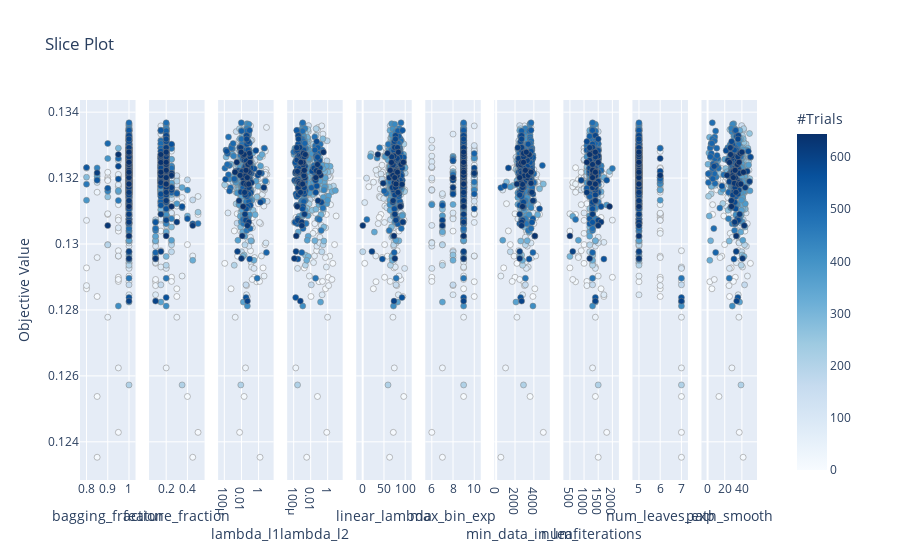

The notebook cell this image was saved under:
### Code cell
plot_slice(study)

### Figure 1 — Plotly figure (JSON) as saved in the notebook; plotly's stock layout.template omitted (floating-point values rounded to 4 significant figures; data arrays with more than 128 entries replaced by an {"elided": "..."} marker saying what was removed)
{"data": [{"marker": {"color": {"elided": "643 int values"}, "colorbar": {"title": {"text": "#Trials"}, "x": 1, "xpad": 40, "y": 0.5}, "colorscale": [[0, "rgb(247,251,255)"], [0.125, "rgb(222,235,247)"], [0.25, "rgb(198,219,239)"], [0.375, "rgb(158,202,225)"], [0.5, "rgb(107,174,214)"], [0.625, "rgb(66,146,198)"], [0.75, "rgb(33,113,181)"], [0.875, "rgb(8,81,156)"], [1, "rgb(8,48,107)"]], "line": {"color": "Grey", "width": 0.5}, "showscale": true}, "mode": "markers", "showlegend": false, "type": "scatter", "x": {"elided": "643 float values"}, "xaxis": "x", "y": {"elided": "643 float values"}, "yaxis": "y"}, {"marker": {"color": {"elided": "643 int values"}, "colorbar": {"title": {"text": "#Trials"}, "x": 1, "xpad": 40}, "colorscale": [[0, "rgb(247,251,255)"], [0.125, "rgb(222,235,247)"], [0.25, "rgb(198,219,239)"], [0.375, "rgb(158,202,225)"], [0.5, "rgb(107,174,214)"], [0.625, "rgb(66,146,198)"], [0.75, "rgb(33,113,181)"], [0.875, "rgb(8,81,156)"], [1, "rgb(8,48,107)"]], "line": {"color": "Grey", "width": 0.5}, "showscale": false}, "mode": "markers", "showlegend": false, "type": "scatter", "x": {"elided": "643 float values"}, "xaxis": "x2", "y": {"elided": "643 float values"}, "yaxis": "y2"}, {"marker": {"color": {"elided": "643 int values"}, "colorbar": {"title": {"text": "#Trials"}, "x": 1, "xpad": 40}, "colorscale": [[0, "rgb(247,251,255)"], [0.125, "rgb(222,235,247)"], [0.25, "rgb(198,219,239)"], [0.375, "rgb(158,202,225)"], [0.5, "rgb(107,174,214)"], [0.625, "rgb(66,146,198)"], [0.75, "rgb(33,113,181)"], [0.875, "rgb(8,81,156)"], [1, "rgb(8,48,107)"]], "line": {"color": "Grey", "width": 0.5}, "showscale": false}, "mode": "markers", "showlegend": false, "type": "scatter", "x": {"elided": "643 float values"}, "xaxis": "x3", "y": {"elided": "643 float values"}, "yaxis": "y3"}, {"marker": {"color": {"elided": "643 int values"}, "colorbar": {"title": {"text": "#Trials"}, "x": 1, "xpad": 40}, "colorscale": [[0, "rgb(247,251,255)"], [0.125, "rgb(222,235,247)"], [0.25, "rgb(198,219,239)"], [0.375, "rgb(158,202,225)"], [0.5, "rgb(107,174,214)"], [0.625, "rgb(66,146,198)"], [0.75, "rgb(33,113,181)"], [0.875, "rgb(8,81,156)"], [1, "rgb(8,48,107)"]], "line": {"color": "Grey", "width": 0.5}, "showscale": false}, "mode": "markers", "showlegend": false, "type": "scatter", "x": {"elided": "643 float values"}, "xaxis": "x4", "y": {"elided": "643 float values"}, "yaxis": "y4"}, {"marker": {"color": {"elided": "643 int values"}, "colorbar": {"title": {"text": "#Trials"}, "x": 1, "xpad": 40}, "colorscale": [[0, "rgb(247,251,255)"], [0.125, "rgb(222,235,247)"], [0.25, "rgb(198,219,239)"], [0.375, "rgb(158,202,225)"], [0.5, "rgb(107,174,214)"], [0.625, "rgb(66,146,198)"], [0.75, "rgb(33,113,181)"], [0.875, "rgb(8,81,156)"], [1, "rgb(8,48,107)"]], "line": {"color": "Grey", "width": 0.5}, "showscale": false}, "mode": "markers", "showlegend": false, "type": "scatter", "x": {"elided": "643 float values"}, "xaxis": "x5", "y": {"elided": "643 float values"}, "yaxis": "y5"}, {"marker": {"color": {"elided": "643 int values"}, "colorbar": {"title": {"text": "#Trials"}, "x": 1, "xpad": 40}, "colorscale": [[0, "rgb(247,251,255)"], [0.125, "rgb(222,235,247)"], [0.25, "rgb(198,219,239)"], [0.375, "rgb(158,202,225)"], [0.5, "rgb(107,174,214)"], [0.625, "rgb(66,146,198)"], [0.75, "rgb(33,113,181)"], [0.875, "rgb(8,81,156)"], [1, "rgb(8,48,107)"]], "line": {"color": "Grey", "width": 0.5}, "showscale": false}, "mode": "markers", "showlegend": false, "type": "scatter", "x": {"elided": "643 int values"}, "xaxis": "x6", "y": {"elided": "643 float values"}, "yaxis": "y6"}, {"marker": {"color": {"elided": "643 int values"}, "colorbar": {"title": {"text": "#Trials"}, "x": 1, "xpad": 40}, "colorscale": [[0, "rgb(247,251,255)"], [0.125, "rgb(222,235,247)"], [0.25, "rgb(198,219,239)"], [0.375, "rgb(158,202,225)"], [0.5, "rgb(107,174,214)"], [0.625, "rgb(66,146,198)"], [0.75, "rgb(33,113,181)"], [0.875, "rgb(8,81,156)"], [1, "rgb(8,48,107)"]], "line": {"color": "Grey", "width": 0.5}, "showscale": false}, "mode": "markers", "showlegend": false, "type": "scatter", "x": {"elided": "643 int values"}, "xaxis": "x7", "y": {"elided": "643 float values"}, "yaxis": "y7"}, {"marker": {"color": {"elided": "643 int values"}, "colorbar": {"title": {"text": "#Trials"}, "x": 1, "xpad": 40}, "colorscale": [[0, "rgb(247,251,255)"], [0.125, "rgb(222,235,247)"], [0.25, "rgb(198,219,239)"], [0.375, "rgb(158,202,225)"], [0.5, "rgb(107,174,214)"], [0.625, "rgb(66,146,198)"], [0.75, "rgb(33,113,181)"], [0.875, "rgb(8,81,156)"], [1, "rgb(8,48,107)"]], "line": {"color": "Grey", "width": 0.5}, "showscale": false}, "mode": "markers", "showlegend": false, "type": "scatter", "x": {"elided": "643 int values"}, "xaxis": "x8", "y": {"elided": "643 float values"}, "yaxis": "y8"}, {"marker": {"color": {"elided": "643 int values"}, "colorbar": {"title": {"text": "#Trials"}, "x": 1, "xpad": 40}, "colorscale": [[0, "rgb(247,251,255)"], [0.125, "rgb(222,235,247)"], [0.25, "rgb(198,219,239)"], [0.375, "rgb(158,202,225)"], [0.5, "rgb(107,174,214)"], [0.625, "rgb(66,146,198)"], [0.75, "rgb(33,113,181)"], [0.875, "rgb(8,81,156)"], [1, "rgb(8,48,107)"]], "line": {"color": "Grey", "width": 0.5}, "showscale": false}, "mode": "markers", "showlegend": false, "type": "scatter", "x": {"elided": "643 int values"}, "xaxis": "x9", "y": {"elided": "643 float values"}, "yaxis": "y9"}, {"marker": {"color": {"elided": "643 int values"}, "colorbar": {"title": {"text": "#Trials"}, "x": 1, "xpad": 40}, "colorscale": [[0, "rgb(247,251,255)"], [0.125, "rgb(222,235,247)"], [0.25, "rgb(198,219,239)"], [0.375, "rgb(158,202,225)"], [0.5, "rgb(107,174,214)"], [0.625, "rgb(66,146,198)"], [0.75, "rgb(33,113,181)"], [0.875, "rgb(8,81,156)"], [1, "rgb(8,48,107)"]], "line": {"color": "Grey", "width": 0.5}, "showscale": false}, "mode": "markers", "showlegend": false, "type": "scatter", "x": {"elided": "643 float values"}, "xaxis": "x10", "y": {"elided": "643 float values"}, "yaxis": "y10"}], "layout": {"autosize": true, "title": {"text": "Slice Plot"}, "xaxis": {"anchor": "y", "autorange": true, "domain": [0, 0.082], "range": [0.7729, 1.027], "title": {"text": "bagging_fraction"}, "type": "linear"}, "xaxis10": {"anchor": "y10", "autorange": true, "domain": [0.918, 1.0], "range": [-6.204, 56.69], "title": {"text": "path_smooth"}, "type": "linear"}, "xaxis2": {"anchor": "y2", "autorange": true, "domain": [0.102, 0.184], "range": [0.04572, 0.5543], "title": {"text": "feature_fraction"}, "type": "linear"}, "xaxis3": {"anchor": "y3", "autorange": true, "domain": [0.204, 0.286], "range": [-4.641, 1.67], "title": {"text": "lambda_l1"}, "type": "log"}, "xaxis4": {"anchor": "y4", "autorange": true, "domain": [0.306, 0.388], "range": [-4.675, 1.675], "title": {"text": "lambda_l2"}, "type": "log"}, "xaxis5": {"anchor": "y5", "autorange": true, "domain": [0.408, 0.49], "range": [-13.44, 113.5], "title": {"text": "linear_lambda"}, "type": "linear"}, "xaxis6": {"anchor": "y6", "autorange": true, "domain": [0.51, 0.592], "range": [5.457, 10.54], "title": {"text": "max_bin_exp"}, "type": "linear"}, "xaxis7": {"anchor": "y7", "autorange": true, "domain": [0.612, 0.694], "range": [-110.7, 5611.0], "title": {"text": "min_data_in_leaf"}, "type": "linear"}, "xaxis8": {"anchor": "y8", "autorange": true, "domain": [0.714, 0.796], "range": [296.4, 2204.0], "title": {"text": "num_iterations"}, "type": "linear"}, "xaxis9": {"anchor": "y9", "autorange": true, "domain": [0.816, 0.898], "range": [4.729, 7.271], "title": {"text": "num_leaves_exp"}, "type": "linear"}, "yaxis": {"anchor": "x", "autorange": true, "domain": [0, 1], "range": [0.1227, 0.1345], "title": {"text": "Objective Value"}, "type": "linear"}, "yaxis10": {"anchor": "x10", "autorange": true, "domain": [0, 1], "matches": "y", "range": [0.1227, 0.1345], "showticklabels": false, "type": "linear"}, "yaxis2": {"anchor": "x2", "autorange": true, "domain": [0, 1], "matches": "y", "range": [0.1227, 0.1345], "showticklabels": false, "type": "linear"}, "yaxis3": {"anchor": "x3", "autorange": true, "domain": [0, 1], "matches": "y", "range": [0.1227, 0.1345], "showticklabels": false, "type": "linear"}, "yaxis4": {"anchor": "x4", "autorange": true, "domain": [0, 1], "matches": "y", "range": [0.1227, 0.1345], "showticklabels": false, "type": "linear"}, "yaxis5": {"anchor": "x5", "autorange": true, "domain": [0, 1], "matches": "y", "range": [0.1227, 0.1345], "showticklabels": false, "type": "linear"}, "yaxis6": {"anchor": "x6", "autorange": true, "domain": [0, 1], "matches": "y", "range": [0.1227, 0.1345], "showticklabels": false, "type": "linear"}, "yaxis7": {"anchor": "x7", "autorange": true, "domain": [0, 1], "matches": "y", "range": [0.1227, 0.1345], "showticklabels": false, "type": "linear"}, "yaxis8": {"anchor": "x8", "autorange": true, "domain": [0, 1], "matches": "y", "range": [0.1227, 0.1345], "showticklabels": false, "type": "linear"}, "yaxis9": {"anchor": "x9", "autorange": true, "domain": [0, 1], "matches": "y", "range": [0.1227, 0.1345], "showticklabels": false, "type": "linear"}}}
